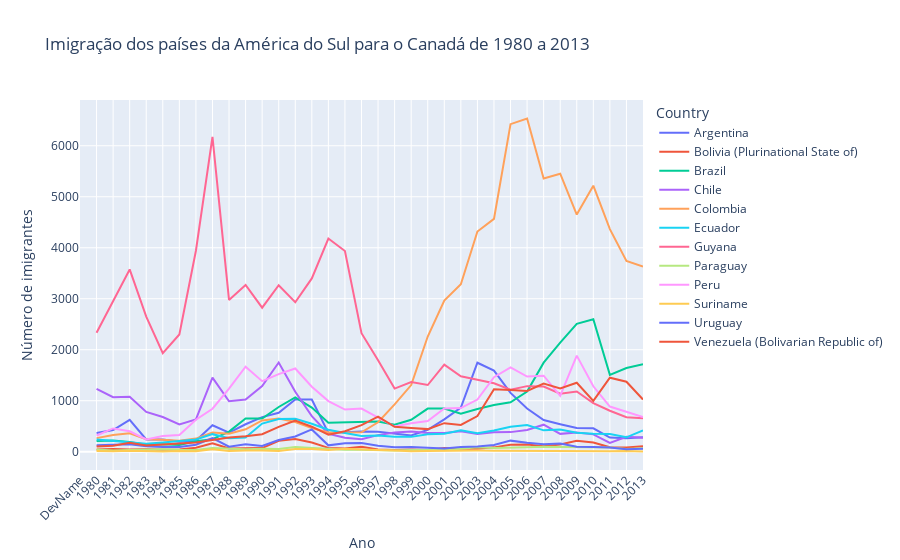

This figure's notebook cell:
### Code cell
fig = px.line(america_sul_final, x=america_sul_final.index, y=america_sul_final.columns, color='Country', 
              title='Imigração dos países da América do Sul para o Canadá de 1980 a 2013')
fig.update_layout(
    xaxis={'tickangle': -45},
    xaxis_title='Ano',
    yaxis_title='Número de imigrantes')

fig.show()

### Figure 1 — Plotly figure (JSON) as saved in the notebook; plotly's stock layout.template omitted (floating-point values rounded to 4 significant figures)
{"data": [{"hovertemplate": "Country=Argentina<br>index=%{x}<br>value=%{y}<extra></extra>", "legendgroup": "Argentina", "line": {"color": "#636efa", "dash": "solid"}, "marker": {"symbol": "circle"}, "mode": "lines", "name": "Argentina", "orientation": "v", "showlegend": true, "type": "scatter", "x": ["DevName", "1980", "1981", "1982", "1983", "1984", "1985", "1986", "1987", "1988", "1989", "1990", "1991", "1992", "1993", "1994", "1995", "1996", "1997", "1998", "1999", "2000", "2001", "2002", "2003", "2004", "2005", "2006", "2007", "2008", "2009", "2010", "2011", "2012", "2013"], "xaxis": "x", "y": ["Developing regions", 368, 426, 626, 241, 237, 196, 213, 519, 374, 538, 678, 763, 1023, 1022, 366, 380, 396, 391, 349, 318, 427, 635, 865, 1745, 1591, 1153, 847, 620, 540, 467, 459, 278, 263, 282], "yaxis": "y"}, {"hovertemplate": "Country=Bolivia (Plurinational State of)<br>index=%{x}<br>value=%{y}<extra></extra>", "legendgroup": "Bolivia (Plurinational State of)", "line": {"color": "#EF553B", "dash": "solid"}, "marker": {"symbol": "circle"}, "mode": "lines", "name": "Bolivia (Plurinational State of)", "orientation": "v", "showlegend": true, "type": "scatter", "x": ["DevName", "1980", "1981", "1982", "1983", "1984", "1985", "1986", "1987", "1988", "1989", "1990", "1991", "1992", "1993", "1994", "1995", "1996", "1997", "1998", "1999", "2000", "2001", "2002", "2003", "2004", "2005", "2006", "2007", "2008", "2009", "2010", "2011", "2012", "2013"], "xaxis": "x", "y": ["Developing regions", 44, 52, 42, 49, 38, 44, 79, 165, 63, 68, 71, 214, 247, 180, 75, 61, 96, 43, 33, 42, 33, 72, 57, 59, 85, 134, 139, 107, 143, 214, 180, 86, 83, 107], "yaxis": "y"}, {"hovertemplate": "Country=Brazil<br>index=%{x}<br>value=%{y}<extra></extra>", "legendgroup": "Brazil", "line": {"color": "#00cc96", "dash": "solid"}, "marker": {"symbol": "circle"}, "mode": "lines", "name": "Brazil", "orientation": "v", "showlegend": true, "type": "scatter", "x": ["DevName", "1980", "1981", "1982", "1983", "1984", "1985", "1986", "1987", "1988", "1989", "1990", "1991", "1992", "1993", "1994", "1995", "1996", "1997", "1998", "1999", "2000", "2001", "2002", "2003", "2004", "2005", "2006", "2007", "2008", "2009", "2010", "2011", "2012", "2013"], "xaxis": "x", "y": ["Developing regions", 211, 220, 192, 139, 145, 130, 205, 244, 394, 650, 650, 877, 1066, 866, 566, 572, 586, 591, 531, 626, 845, 847, 745, 839, 917, 969, 1181, 1746, 2138, 2509, 2598, 1508, 1642, 1714], "yaxis": "y"}, {"hovertemplate": "Country=Chile<br>index=%{x}<br>value=%{y}<extra></extra>", "legendgroup": "Chile", "line": {"color": "#ab63fa", "dash": "solid"}, "marker": {"symbol": "circle"}, "mode": "lines", "name": "Chile", "orientation": "v", "showlegend": true, "type": "scatter", "x": ["DevName", "1980", "1981", "1982", "1983", "1984", "1985", "1986", "1987", "1988", "1989", "1990", "1991", "1992", "1993", "1994", "1995", "1996", "1997", "1998", "1999", "2000", "2001", "2002", "2003", "2004", "2005", "2006", "2007", "2008", "2009", "2010", "2011", "2012", "2013"], "xaxis": "x", "y": ["Developing regions", 1233, 1069, 1078, 781, 681, 533, 633, 1454, 990, 1023, 1286, 1749, 1175, 697, 352, 273, 244, 325, 376, 397, 366, 369, 401, 347, 383, 384, 427, 530, 350, 375, 340, 174, 291, 273], "yaxis": "y"}, {"hovertemplate": "Country=Colombia<br>index=%{x}<br>value=%{y}<extra></extra>", "legendgroup": "Colombia", "line": {"color": "#FFA15A", "dash": "solid"}, "marker": {"symbol": "circle"}, "mode": "lines", "name": "Colombia", "orientation": "v", "showlegend": true, "type": "scatter", "x": ["DevName", "1980", "1981", "1982", "1983", "1984", "1985", "1986", "1987", "1988", "1989", "1990", "1991", "1992", "1993", "1994", "1995", "1996", "1997", "1998", "1999", "2000", "2001", "2002", "2003", "2004", "2005", "2006", "2007", "2008", "2009", "2010", "2011", "2012", "2013"], "xaxis": "x", "y": ["Developing regions", 266, 326, 360, 244, 235, 214, 257, 376, 352, 439, 614, 652, 582, 464, 375, 371, 381, 578, 929, 1306, 2259, 2965, 3283, 4318, 4566, 6424, 6535, 5357, 5452, 4652, 5218, 4366, 3741, 3631], "yaxis": "y"}, {"hovertemplate": "Country=Ecuador<br>index=%{x}<br>value=%{y}<extra></extra>", "legendgroup": "Ecuador", "line": {"color": "#19d3f3", "dash": "solid"}, "marker": {"symbol": "circle"}, "mode": "lines", "name": "Ecuador", "orientation": "v", "showlegend": true, "type": "scatter", "x": ["DevName", "1980", "1981", "1982", "1983", "1984", "1985", "1986", "1987", "1988", "1989", "1990", "1991", "1992", "1993", "1994", "1995", "1996", "1997", "1998", "1999", "2000", "2001", "2002", "2003", "2004", "2005", "2006", "2007", "2008", "2009", "2010", "2011", "2012", "2013"], "xaxis": "x", "y": ["Developing regions", 238, 207, 184, 155, 179, 208, 240, 344, 265, 278, 552, 643, 644, 547, 431, 368, 310, 317, 295, 291, 342, 353, 418, 361, 417, 491, 525, 419, 437, 373, 353, 348, 282, 418], "yaxis": "y"}, {"hovertemplate": "Country=Guyana<br>index=%{x}<br>value=%{y}<extra></extra>", "legendgroup": "Guyana", "line": {"color": "#FF6692", "dash": "solid"}, "marker": {"symbol": "circle"}, "mode": "lines", "name": "Guyana", "orientation": "v", "showlegend": true, "type": "scatter", "x": ["DevName", "1980", "1981", "1982", "1983", "1984", "1985", "1986", "1987", "1988", "1989", "1990", "1991", "1992", "1993", "1994", "1995", "1996", "1997", "1998", "1999", "2000", "2001", "2002", "2003", "2004", "2005", "2006", "2007", "2008", "2009", "2010", "2011", "2012", "2013"], "xaxis": "x", "y": ["Developing regions", 2334, 2943, 3575, 2650, 1932, 2299, 3942, 6174, 2977, 3270, 2824, 3266, 2932, 3399, 4181, 3935, 2324, 1795, 1238, 1366, 1308, 1707, 1479, 1410, 1341, 1215, 1286, 1277, 1137, 1180, 953, 804, 676, 656], "yaxis": "y"}, {"hovertemplate": "Country=Paraguay<br>index=%{x}<br>value=%{y}<extra></extra>", "legendgroup": "Paraguay", "line": {"color": "#B6E880", "dash": "solid"}, "marker": {"symbol": "circle"}, "mode": "lines", "name": "Paraguay", "orientation": "v", "showlegend": true, "type": "scatter", "x": ["DevName", "1980", "1981", "1982", "1983", "1984", "1985", "1986", "1987", "1988", "1989", "1990", "1991", "1992", "1993", "1994", "1995", "1996", "1997", "1998", "1999", "2000", "2001", "2002", "2003", "2004", "2005", "2006", "2007", "2008", "2009", "2010", "2011", "2012", "2013"], "xaxis": "x", "y": ["Developing regions", 45, 26, 32, 40, 48, 36, 34, 72, 53, 48, 56, 51, 94, 75, 46, 39, 38, 30, 25, 34, 29, 34, 60, 88, 74, 75, 88, 98, 95, 88, 89, 83, 55, 66], "yaxis": "y"}, {"hovertemplate": "Country=Peru<br>index=%{x}<br>value=%{y}<extra></extra>", "legendgroup": "Peru", "line": {"color": "#FF97FF", "dash": "solid"}, "marker": {"symbol": "circle"}, "mode": "lines", "name": "Peru", "orientation": "v", "showlegend": true, "type": "scatter", "x": ["DevName", "1980", "1981", "1982", "1983", "1984", "1985", "1986", "1987", "1988", "1989", "1990", "1991", "1992", "1993", "1994", "1995", "1996", "1997", "1998", "1999", "2000", "2001", "2002", "2003", "2004", "2005", "2006", "2007", "2008", "2009", "2010", "2011", "2012", "2013"], "xaxis": "x", "y": ["Developing regions", 317, 456, 401, 241, 306, 328, 628, 843, 1237, 1667, 1384, 1522, 1632, 1274, 993, 827, 845, 676, 493, 560, 603, 849, 855, 1023, 1460, 1653, 1473, 1490, 1094, 1884, 1283, 886, 787, 682], "yaxis": "y"}, {"hovertemplate": "Country=Suriname<br>index=%{x}<br>value=%{y}<extra></extra>", "legendgroup": "Suriname", "line": {"color": "#FECB52", "dash": "solid"}, "marker": {"symbol": "circle"}, "mode": "lines", "name": "Suriname", "orientation": "v", "showlegend": true, "type": "scatter", "x": ["DevName", "1980", "1981", "1982", "1983", "1984", "1985", "1986", "1987", "1988", "1989", "1990", "1991", "1992", "1993", "1994", "1995", "1996", "1997", "1998", "1999", "2000", "2001", "2002", "2003", "2004", "2005", "2006", "2007", "2008", "2009", "2010", "2011", "2012", "2013"], "xaxis": "x", "y": ["Developing regions", 15, 10, 21, 12, 5, 16, 7, 46, 16, 24, 26, 13, 53, 51, 32, 58, 51, 35, 22, 11, 16, 22, 22, 22, 17, 15, 16, 20, 9, 12, 13, 11, 16, 4], "yaxis": "y"}, {"hovertemplate": "Country=Uruguay<br>index=%{x}<br>value=%{y}<extra></extra>", "legendgroup": "Uruguay", "line": {"color": "#636efa", "dash": "solid"}, "marker": {"symbol": "circle"}, "mode": "lines", "name": "Uruguay", "orientation": "v", "showlegend": true, "type": "scatter", "x": ["DevName", "1980", "1981", "1982", "1983", "1984", "1985", "1986", "1987", "1988", "1989", "1990", "1991", "1992", "1993", "1994", "1995", "1996", "1997", "1998", "1999", "2000", "2001", "2002", "2003", "2004", "2005", "2006", "2007", "2008", "2009", "2010", "2011", "2012", "2013"], "xaxis": "x", "y": ["Developing regions", 128, 132, 146, 105, 90, 92, 137, 269, 99, 144, 111, 229, 299, 437, 125, 164, 171, 117, 87, 93, 75, 64, 91, 103, 130, 217, 175, 147, 160, 99, 93, 81, 47, 58], "yaxis": "y"}, {"hovertemplate": "Country=Venezuela (Bolivarian Republic of)<br>index=%{x}<br>value=%{y}<extra></extra>", "legendgroup": "Venezuela (Bolivarian Republic of)", "line": {"color": "#EF553B", "dash": "solid"}, "marker": {"symbol": "circle"}, "mode": "lines", "name": "Venezuela (Bolivarian Republic of)", "orientation": "v", "showlegend": true, "type": "scatter", "x": ["DevName", "1980", "1981", "1982", "1983", "1984", "1985", "1986", "1987", "1988", "1989", "1990", "1991", "1992", "1993", "1994", "1995", "1996", "1997", "1998", "1999", "2000", "2001", "2002", "2003", "2004", "2005", "2006", "2007", "2008", "2009", "2010", "2011", "2012", "2013"], "xaxis": "x", "y": ["Developing regions", 103, 117, 174, 124, 142, 165, 179, 229, 279, 304, 344, 487, 610, 490, 334, 402, 520, 686, 489, 464, 443, 560, 524, 699, 1224, 1211, 1192, 1335, 1239, 1353, 998, 1452, 1373, 1022], "yaxis": "y"}], "layout": {"legend": {"title": {"text": "Country"}, "tracegroupgap": 0}, "title": {"text": "Imigração dos países da América do Sul para o Canadá de 1980 a 2013"}, "xaxis": {"anchor": "y", "domain": [0, 1], "tickangle": -45, "title": {"text": "Ano"}}, "yaxis": {"anchor": "x", "domain": [0, 1], "title": {"text": "Número de imigrantes"}}}}
